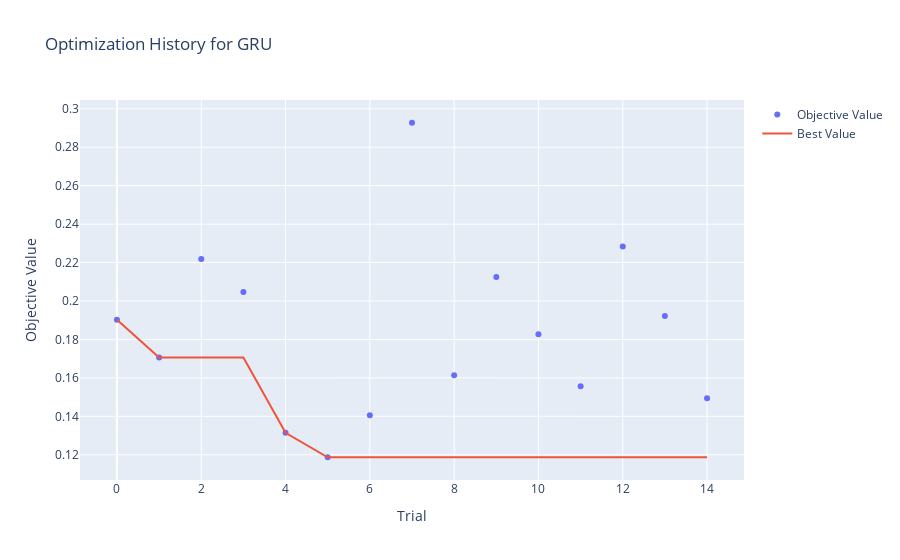
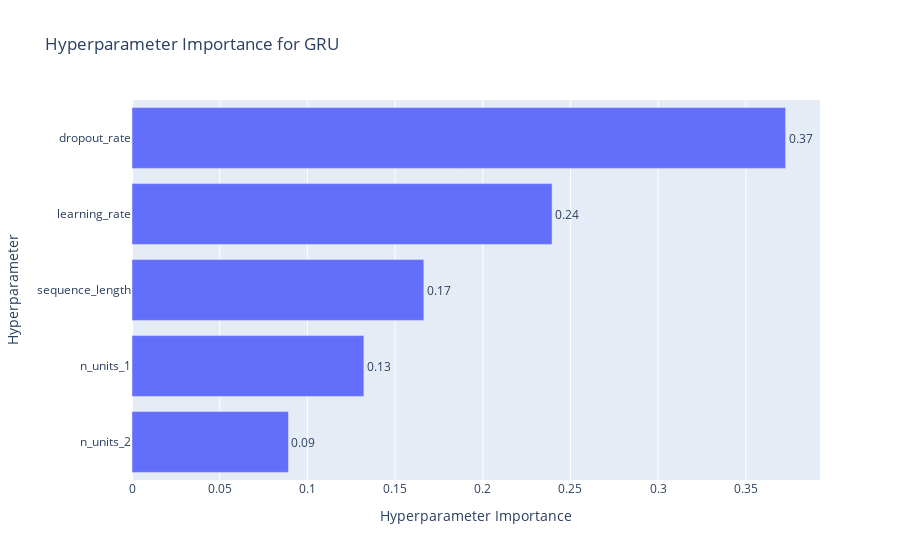

Here is the notebook cell these charts were saved with, in order:
### Code cell
baseline_predictor.optimize_model('gru', n_trials=15)

### Figure 1 — Plotly figure (JSON) as saved in the notebook; plotly's stock layout.template omitted (floating-point values rounded to 4 significant figures)
{"data": [{"mode": "markers", "name": "Objective Value", "type": "scatter", "x": [0, 1, 2, 3, 4, 5, 6, 7, 8, 9, 10, 11, 12, 13, 14], "y": [0.1903, 0.1706, 0.2219, 0.2047, 0.1314, 0.1187, 0.1406, 0.2927, 0.1614, 0.2125, 0.1827, 0.1557, 0.2283, 0.1922, 0.1494]}, {"mode": "lines", "name": "Best Value", "type": "scatter", "x": [0, 1, 2, 3, 4, 5, 6, 7, 8, 9, 10, 11, 12, 13, 14], "y": [0.1903, 0.1706, 0.1706, 0.1706, 0.1314, 0.1187, 0.1187, 0.1187, 0.1187, 0.1187, 0.1187, 0.1187, 0.1187, 0.1187, 0.1187]}, {"marker": {"color": "#cccccc"}, "mode": "markers", "name": "Infeasible Trial", "showlegend": false, "type": "scatter", "x": [], "y": []}], "layout": {"title": {"text": "Optimization History for GRU"}, "xaxis": {"title": {"text": "Trial"}}, "yaxis": {"title": {"text": "Objective Value"}}}}

### Figure 2 — Plotly figure (JSON) as saved in the notebook; plotly's stock layout.template omitted (floating-point values rounded to 4 significant figures)
{"data": [{"cliponaxis": false, "hovertemplate": ["n_units_2 (CategoricalDistribution): 0.08920812679125915<extra></extra>", "n_units_1 (CategoricalDistribution): 0.1322134641381089<extra></extra>", "sequence_length (CategoricalDistribution): 0.16638769844974263<extra></extra>", "learning_rate (FloatDistribution): 0.239522700642245<extra></extra>", "dropout_rate (FloatDistribution): 0.37266800997864435<extra></extra>"], "name": "Objective Value", "orientation": "h", "text": ["0.09", "0.13", "0.17", "0.24", "0.37"], "textposition": "outside", "type": "bar", "x": [0.08921, 0.1322, 0.1664, 0.2395, 0.3727], "y": ["n_units_2", "n_units_1", "sequence_length", "learning_rate", "dropout_rate"]}], "layout": {"title": {"text": "Hyperparameter Importance for GRU"}, "xaxis": {"title": {"text": "Hyperparameter Importance"}}, "yaxis": {"title": {"text": "Hyperparameter"}}}}
